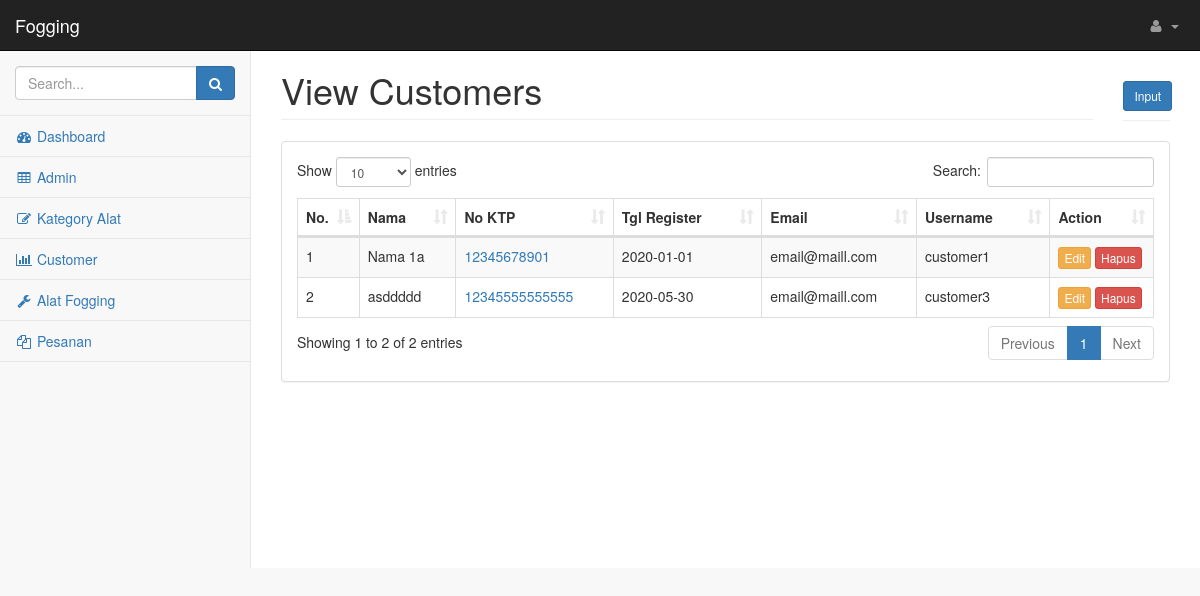
The app's page /index.php/customer with its own data.
### tables this page shows
CREATE TABLE `customer` (
  `no_ktp` varchar(20) DEFAULT NULL,
  `scan_ktp` text DEFAULT NULL,
  `nama` varchar(100) DEFAULT NULL,
  `alamat` text DEFAULT NULL,
  `telp` varchar(20) DEFAULT NULL,
  `tgl_lahir` date DEFAULT NULL,
  `tgl_register` date DEFAULT NULL,
  `email` varchar(50) DEFAULT NULL,
  `password` varchar(100) DEFAULT NULL,
  `username` varchar(50) DEFAULT NULL
);

### application/libraries/Template.php (called while the page is built)
<?php if ( ! defined('BASEPATH')) exit('No direct script access allowed');
class Template {
		var $template_data = array();
		function set($name, $value)
		{
			$this->template_data[$name] = $value;
		}
		function load($template = '', $view = '' , $view_data = array(), $return = FALSE)
		{
			$this->CI =& get_instance();
			$this->set('contents', $this->CI->load->view($view, $view_data, TRUE));
			return $this->CI->load->view($template, $this->template_data, $return);
		}
}

### application/controllers/Customer.php (called while the page is built, shortened)
<?php
class Customer extends CI_Controller {
	function index(){
        $data['data_view']= $this->customer_model->get_data();
        $this->template->load('template', 'customer/view', $data);
    }
}
?>

### index.php (called while the page is built, shortened)
<?php
require_once BASEPATH.'core/CodeIgniter.php';

### application/models/Customer_model.php (called while the page is built, shortened)
<?php
class Customer_model extends CI_Model
{
	function get_data(){
        $sql =  'SELECT  * FROM customer order by nama DESC ';
        $query = $this->db->query($sql)->result();
        return $query;
    }
}
?>

### application/views/customer/view.php (the view, shortened to what this page needs)
<div class="row">
    <div class="col-lg-11">
        <h1 class="page-header">View Customers</h1>
    </div>
    <div class="col-lg-1">
        <h1 class="page-header"><a class="btn btn-primary btn-sm" href="<?php echo base_url('customer/form'); ?>">Input</a></h1>
    </div>
</div>
<div class="row">
    <div class="col-lg-12">
        <div class="panel panel-default">
            <div class="panel-body">
                <div class="table-responsive">
                    <table class="table table-striped table-bordered table-hover" id="dataTables-example">
                        <thead>
                            <tr>
                                <th width="5%">No.</th>
                                <th>Nama</th>
                                <th>No KTP</th>
                                <th>Tgl Register</th>
                                <th>Email</th>
                                <th>Username</th>
                                <th width="12%">Action</th>
                            </tr>
                        </thead>
                        <tbody>
                        	<?php
                        	$no=0;
                        	foreach ($data_view as $key => $value) {
                        	$no 		= $no+1;
                        	?>
                            <tr class="odd gradeX">
                                <td><?php echo $no; ?></td>
                                <td><?php echo $value->nama; ?></td>
                                <td><a target="_blank" href="<?php echo base_url('file_upload/'.$value->scan_ktp) ?>"><?php echo $value->no_ktp; ?></td>
                                <td><?php echo $value->tgl_register; ?></td>
                                <td><?php echo $value->email; ?></td>
                                <td><?php echo $value->username; ?></td>
                                <td>
                                <a class="btn btn-warning btn-xs" href="<?php echo base_url('customer/edit/'.$value->no_ktp); ?>">Edit</a>
                                <button class="btn btn-danger btn-xs" id="delete" data-no_ktp="<?php echo $value->no_ktp; ?>" data-nama="<?php echo $value->nama; ?>">Hapus</button>
                                </td>
                            </tr>
                            <?php
                        	}
                            ?>
                        </tbody>
                    </table>
                </div>
            </div>
        </div>
    </div>
</div>

### assets/css/startmin.css (style rules this page uses)
body { background-color: #f8f8f8; }
table.dataTable thead .sorting, table.dataTable thead .sorting_asc, table.dataTable thead .sorting_desc, table.dataTable thead .sorting_asc_disabled, table.dataTable thead .sorting_desc_disabled { background: 0 0; }
table.dataTable thead .sorting_asc:after { content: "\f0de"; float: right; font-family: fontawesome; }
table.dataTable thead .sorting:after { content: "\f0dc"; float: right; font-family: fontawesome; color: rgba(50,50,50,.5); }

### records on screen
customer: nama "Nama 1a", no_ktp "12345678901", tgl_register "2020-01-01", email "email@maill.com", username "customer1"
customer: nama "asddddd", no_ktp "12345555555555", tgl_register "2020-05-30", email "email@maill.com", username "customer3"
